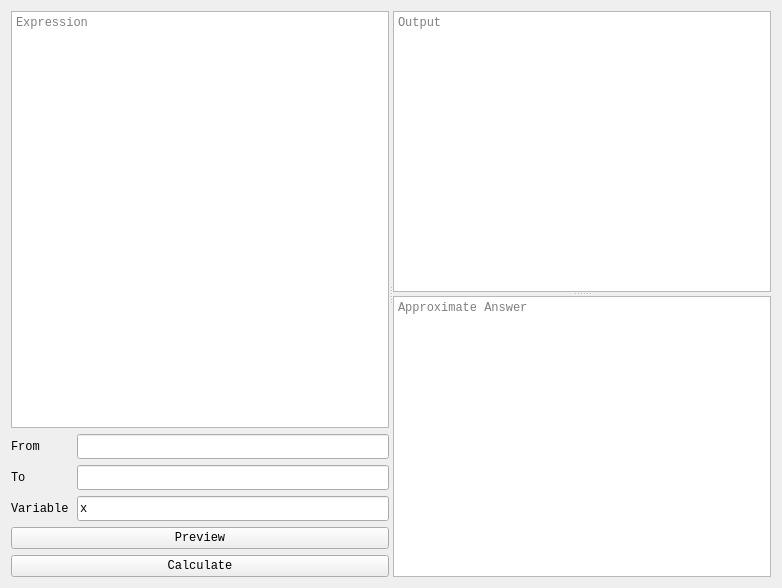
<?xml version="1.0" encoding="UTF-8"?>
<ui version="4.0">
 <class>Form</class>
 <widget class="QWidget" name="Form">
  <property name="geometry">
   <rect>
    <x>0</x>
    <y>0</y>
    <width>782</width>
    <height>588</height>
   </rect>
  </property>
  <property name="font">
   <font>
    <family>Courier New</family>
   </font>
  </property>
  <property name="windowTitle">
   <string>Form</string>
  </property>
  <layout class="QGridLayout" name="gridLayout">
   <item row="0" column="0">
    <widget class="QSplitter" name="splitter_2">
     <property name="orientation">
      <enum>Qt::Horizontal</enum>
     </property>
     <property name="childrenCollapsible">
      <bool>false</bool>
     </property>
     <widget class="QWidget" name="verticalLayoutWidget">
      <layout class="QVBoxLayout" name="verticalLayout">
       <item>
        <widget class="QTextEdit" name="IntegExp">
         <property name="toolTip">
          <string>Expression</string>
         </property>
         <property name="lineWrapMode">
          <enum>QTextEdit::NoWrap</enum>
         </property>
         <property name="placeholderText">
          <string>Expression</string>
         </property>
        </widget>
       </item>
       <item>
        <layout class="QHBoxLayout" name="horizontalLayout_4">
         <item>
          <widget class="QLabel" name="label">
           <property name="minimumSize">
            <size>
             <width>60</width>
             <height>0</height>
            </size>
           </property>
           <property name="maximumSize">
            <size>
             <width>60</width>
             <height>16777215</height>
            </size>
           </property>
           <property name="toolTip">
            <string>Lower bound of integral</string>
           </property>
           <property name="text">
            <string>From</string>
           </property>
          </widget>
         </item>
         <item>
          <widget class="QLineEdit" name="IntegLower">
           <property name="minimumSize">
            <size>
             <width>0</width>
             <height>25</height>
            </size>
           </property>
           <property name="toolTip">
            <string>Lower bound of integral</string>
           </property>
          </widget>
         </item>
        </layout>
       </item>
       <item>
        <layout class="QHBoxLayout" name="horizontalLayout_6">
         <item>
          <widget class="QLabel" name="label_2">
           <property name="minimumSize">
            <size>
             <width>60</width>
             <height>0</height>
            </size>
           </property>
           <property name="maximumSize">
            <size>
             <width>60</width>
             <height>16777215</height>
            </size>
           </property>
           <property name="toolTip">
            <string>Upper bound of integral</string>
           </property>
           <property name="text">
            <string>To</string>
           </property>
          </widget>
         </item>
         <item>
          <widget class="QLineEdit" name="IntegUpper">
           <property name="minimumSize">
            <size>
             <width>0</width>
             <height>25</height>
            </size>
           </property>
           <property name="toolTip">
            <string>Upper bound of integral</string>
           </property>
          </widget>
         </item>
        </layout>
       </item>
       <item>
        <layout class="QHBoxLayout" name="horizontalLayout_7">
         <item>
          <widget class="QLabel" name="label_3">
           <property name="sizePolicy">
            <sizepolicy hsizetype="Preferred" vsizetype="Preferred">
             <horstretch>0</horstretch>
             <verstretch>0</verstretch>
            </sizepolicy>
           </property>
           <property name="minimumSize">
            <size>
             <width>60</width>
             <height>0</height>
            </size>
           </property>
           <property name="maximumSize">
            <size>
             <width>60</width>
             <height>16777215</height>
            </size>
           </property>
           <property name="toolTip">
            <string>Integrate with respect to variable</string>
           </property>
           <property name="text">
            <string>Variable</string>
           </property>
          </widget>
         </item>
         <item>
          <widget class="QLineEdit" name="IntegVar">
           <property name="minimumSize">
            <size>
             <width>0</width>
             <height>25</height>
            </size>
           </property>
           <property name="toolTip">
            <string>Integrate with respect to variable</string>
           </property>
           <property name="text">
            <string>x</string>
           </property>
           <property name="placeholderText">
            <string/>
           </property>
          </widget>
         </item>
        </layout>
       </item>
       <item>
        <widget class="QPushButton" name="IntegPrev">
         <property name="toolTip">
          <string>Preview the integral</string>
         </property>
         <property name="text">
          <string>Preview</string>
         </property>
        </widget>
       </item>
       <item>
        <widget class="QPushButton" name="IntegCalc">
         <property name="toolTip">
          <string>Calculate the integral - Shift + Enter</string>
         </property>
         <property name="text">
          <string>Calculate</string>
         </property>
        </widget>
       </item>
      </layout>
     </widget>
     <widget class="QSplitter" name="splitter">
      <property name="orientation">
       <enum>Qt::Vertical</enum>
      </property>
      <property name="childrenCollapsible">
       <bool>false</bool>
      </property>
      <widget class="QTextBrowser" name="IntegOut">
       <property name="toolTip">
        <string>Exact answer of calculation</string>
       </property>
       <property name="lineWrapMode">
        <enum>QTextEdit::NoWrap</enum>
       </property>
       <property name="placeholderText">
        <string>Output</string>
       </property>
      </widget>
      <widget class="QTextBrowser" name="IntegApprox">
       <property name="sizePolicy">
        <sizepolicy hsizetype="Expanding" vsizetype="Expanding">
         <horstretch>0</horstretch>
         <verstretch>0</verstretch>
        </sizepolicy>
       </property>
       <property name="toolTip">
        <string>Approximate answer of calculation</string>
       </property>
       <property name="placeholderText">
        <string>Approximate Answer</string>
       </property>
      </widget>
     </widget>
    </widget>
   </item>
  </layout>
 </widget>
 <resources/>
 <connections/>
</ui>
